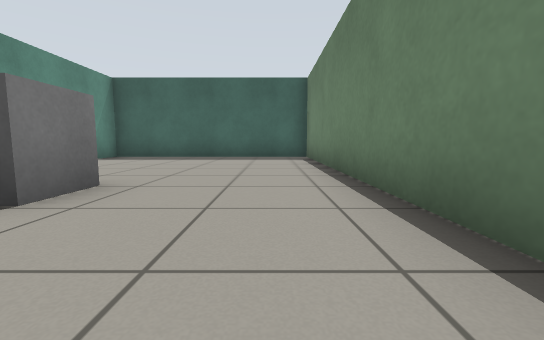
[1] (above)

16 first-person views from a walk through a robot-simulator world made for Gazebo. The camera is 0.5 m above the floor, tilts 6° down and sees 90° across. The floor is counted in squares, 1 m on a side. Each view is taken from the middle of a square. On the plan, view 1 faces up. The plan holds only what a view shows up to about 9 squares ahead; the rest is blank. Gazebo's built-in surfaces are drawn with simple patterns.

[2]
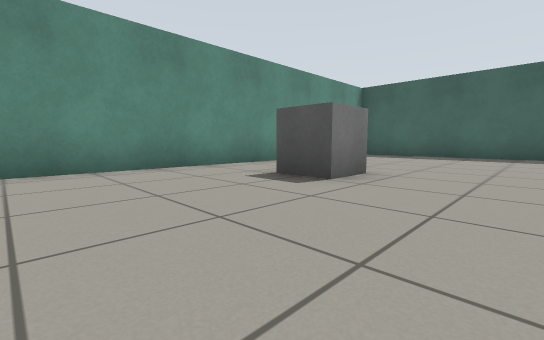

[3]
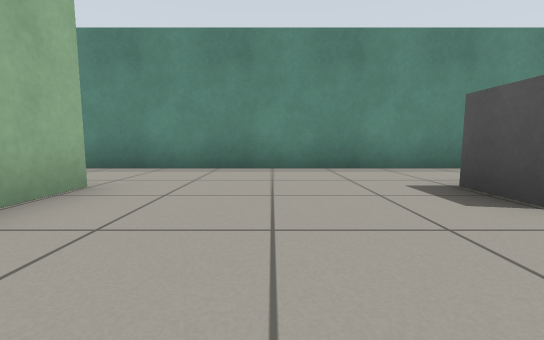

[4]
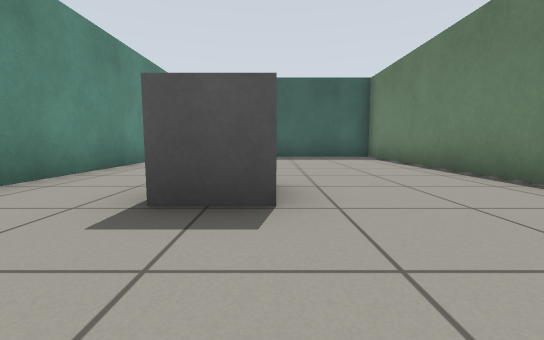

[5]
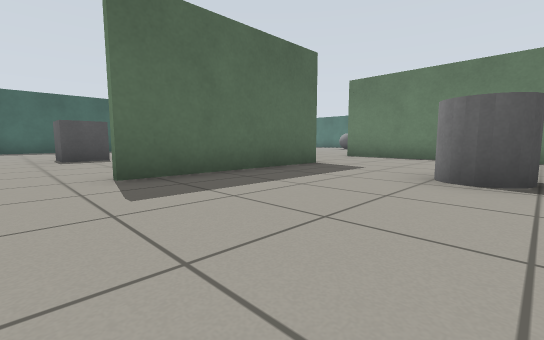

[6]
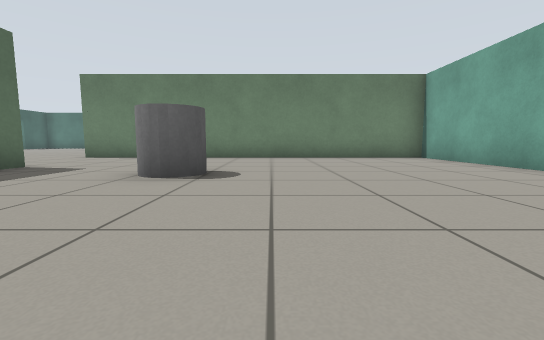

[7]
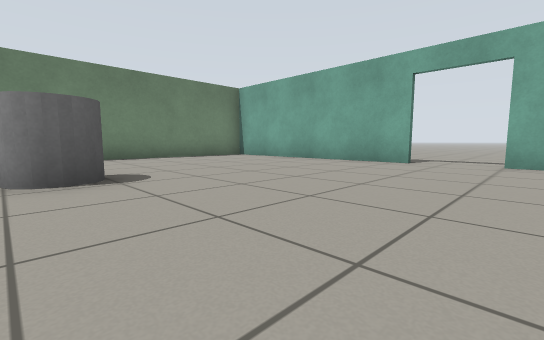

[8]
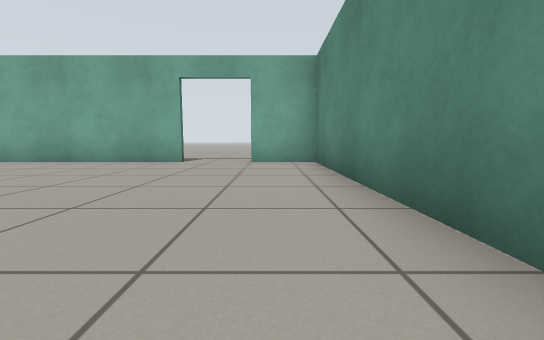

[9]
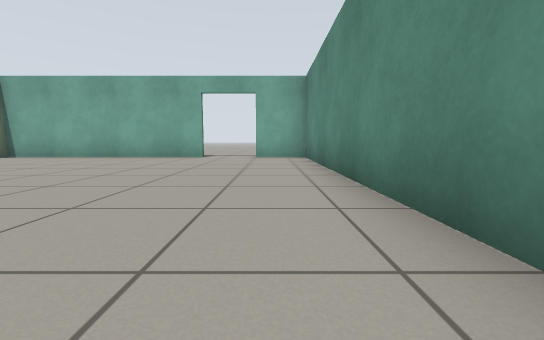

[10]
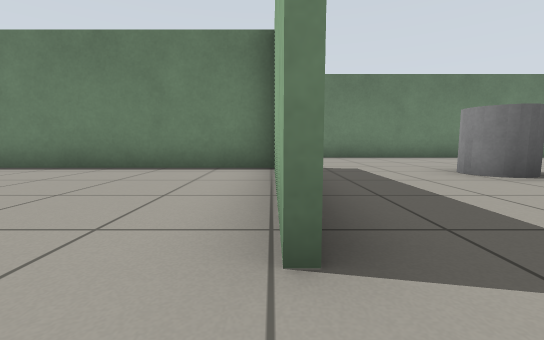

[11]
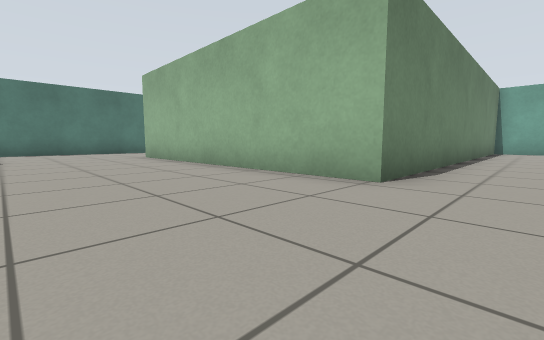

[12]
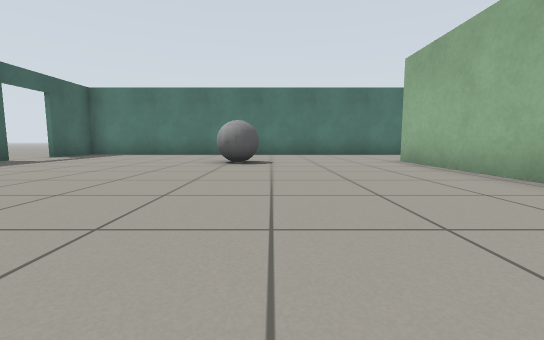

[13]
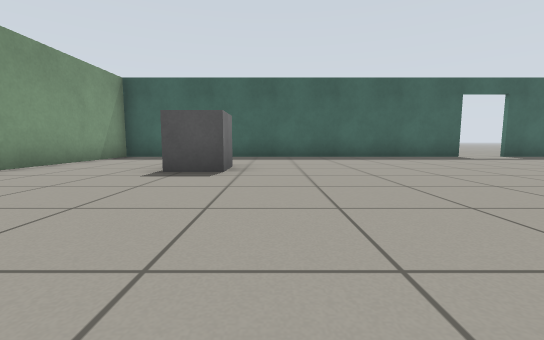

[14]
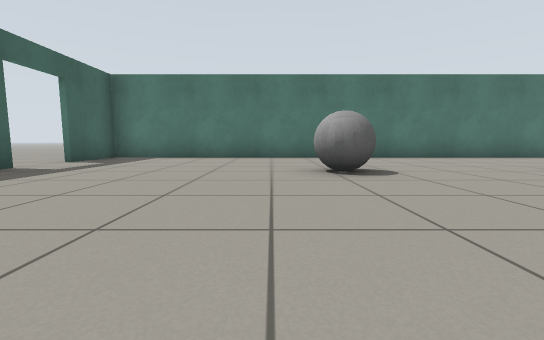

[15]
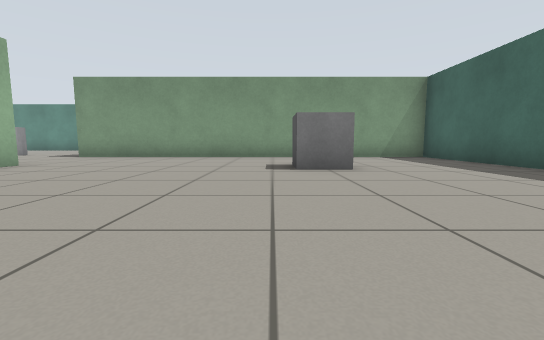

[16]
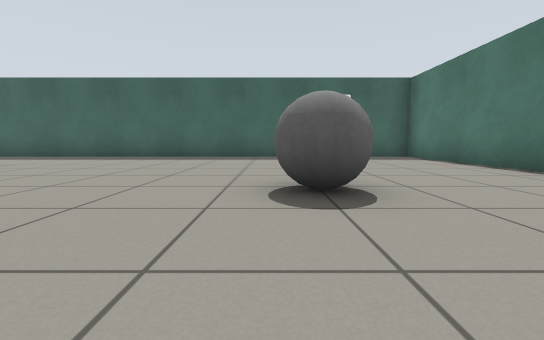

### Floor plan
Ten units are one square. View 1 is at (0, 0); x grows to the right and y downward. Boxes are objects, and circles mark ways between rooms. Rooms are numbered by the first view taken in them; rooms with no view inside come last. Other rooms are left out.
<svg viewBox="-55 -95 214 220">
<path fill="none" stroke="#000" d="M-30 20 0 20M11 21 11 -89M9 -88 -50 -88 -50 24M-19 116 44 116 44 13M13 5 13 22 -30 22M-50 24 -50 116 -35 116M121 -88 9 -88M44 13 120 13M13 -89 13 5M154 6 154 -88 135 -88"/>
<rect x="-35" y="-35" width="20" height="20" fill="#bbb"><title>grey box</title></rect>
<rect x="-5" y="45" width="10" height="20" fill="#bbb"><title>grey cylinder</title></rect>
<rect x="35" y="-55" width="20" height="10" fill="#bbb"><title>grey box</title></rect>
<rect x="105" y="-35" width="20" height="10" fill="#bbb"><title>grey ball</title></rect>
<circle cx="-35" cy="20" r="3" fill="#2a7"/>
<circle cx="25" cy="15" r="3" fill="#2a7"/>
<text x="-20" y="-30">1</text>
<text x="0" y="70">2</text>
<text x="80" y="-40">3</text>
</svg>
Room 1 opens to room 2. Room 2 opens to room 3.

Where each view was taken, in squares from view 1:
view 1: 0 up, 0 right, facing up
view 2: 1 down, 0 right, facing up-left
view 3: 0 up, 0 right, facing left
view 4: 0 up, 2 left, facing up
view 5: 6 down, 4 left, facing up-right
view 6: 7 down, 4 left, facing right
view 7: 5 down, 4 left, facing down-right
view 8: 5 down, 4 left, facing down
view 9: 3 down, 4 left, facing down
view 10: 2 down, 4 left, facing right
view 11: 2 up, 3 right, facing down-right
view 12: 2 up, 5 right, facing right
view 13: 0 up, 6 right, facing up
view 14: 4 up, 7 right, facing right
view 15: 4 up, 10 right, facing left
view 16: 0 up, 11 right, facing up
